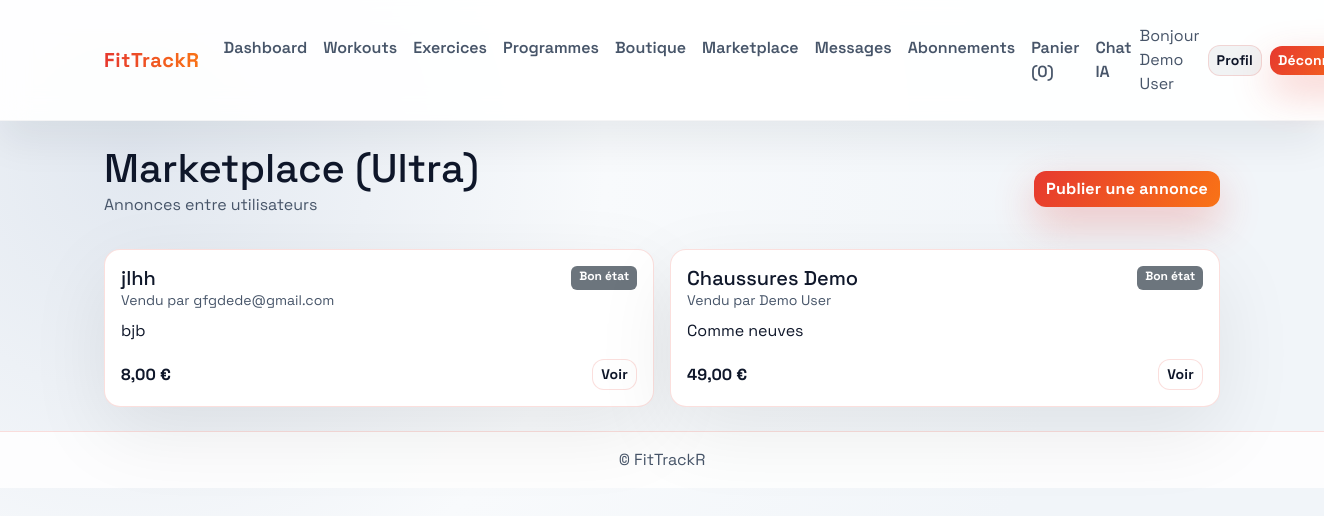
Page /shop/marketplace/ (signed in) on the committed database.
### users/models.py (models this page shows, shortened)
class CustomUser(AbstractBaseUser, PermissionsMixin):
    email = models.EmailField(unique=True)
    first_name = models.CharField(max_length=50, blank=True)
    last_name = models.CharField(max_length=50, blank=True)
    is_staff = models.BooleanField(default=False)
    is_active = models.BooleanField(default=True)
    date_joined = models.DateTimeField(default=timezone.now)
    objects = CustomUserManager()
    USERNAME_FIELD = "email"
    REQUIRED_FIELDS = []
    class Meta:
        ordering = ["-date_joined"]
    @property
    def full_name(self):
        return f"{self.first_name} {self.last_name}".strip() or self.email
    @property
    def active_subscription(self):
        from subscriptions.models import Subscription
        return Subscription.objects.filter(user=self, active=True).select_related("plan").first()

### shop/models.py (models this page shows, shortened)
class MarketplaceListing(models.Model):
    seller = models.ForeignKey(settings.AUTH_USER_MODEL, related_name="listings", on_delete=models.CASCADE)
    title = models.CharField(max_length=200)
    description = models.TextField(blank=True)
    price = models.DecimalField(max_digits=8, decimal_places=2)
    condition = models.CharField(max_length=20, choices=LISTING_CONDITIONS, default="good")
    available = models.BooleanField(default=True)
    created_at = models.DateTimeField(auto_now_add=True)
    class Meta:
        ordering = ["-created_at"]

### shop/views.py (the view)
# urls.py: path("marketplace/", views.marketplace_list, name="marketplace_list"),
@requires_plan("ultra")
def marketplace_list(request):
    listings = (
        MarketplaceListing.objects.filter(available=True)
        .select_related("seller")
        .annotate(avg_score=models.Avg("ratings__score"))
    )
    return render(request, "shop/marketplace_list.html", {"listings": listings})

### messaging/context_processors.py (called while the page is built)
def messaging_counts(request):
    if not request.user.is_authenticated:
        return {}
    inbox_unread = request.user.received_messages.filter(is_read=False).count()
    pending_requests = request.user.received_friend_requests.filter(status="pending").count()
    return {
        "messaging_unread": inbox_unread,
        "messaging_pending_requests": pending_requests,
    }

### shop/cart.py (called while the page is built)
    def __len__(self):
        return sum(self.cart.values())

### shop/context_processors.py (called while the page is built)
def cart(request):
    return {"cart": Cart(request)}

### subscriptions/models.py (called while the page is built)
    @property
    def is_current(self) -> bool:
        today = timezone.now().date()
        return self.active and (self.end_date is None or self.end_date >= today)

### subscriptions/utils.py (called while the page is built)
def ensure_default_plans():
    for plan_data in DEFAULT_PLANS:
        Plan.objects.get_or_create(
            code=plan_data["code"],
            defaults={
                "name": plan_data["name"],
                "level": plan_data["level"],
                "price": plan_data["price"],
                "description": plan_data["description"],
                "workout_limit_per_week": plan_data.get("workout_limit_per_week"),
                "features": plan_data.get("features", ""),
            },
        )

def ensure_free_plan(user):
    ensure_default_plans()
    if Subscription.objects.filter(user=user, active=True).exists():
        return
    free_plan = Plan.objects.get(code="free")
    Subscription.objects.create(user=user, plan=free_plan)

def has_required_plan(user, code: str) -> bool:
    ensure_default_plans()
    if isinstance(code, str):
        try:
            required_plan = Plan.objects.get(code=code)
        except Plan.DoesNotExist:
            return False
    else:
        return False
    current = user.active_subscription
    return bool(current and current.plan.level >= required_plan.level and current.is_current)

### shop/templates/shop/marketplace_list.html (shortened to what this page needs)
{% extends 'base.html' %}
{% block content %}
<div class="d-flex justify-content-between align-items-center mb-3">
    <div>
        <h1 class="mb-0">Marketplace (Ultra)</h1>
        <p class="text-muted">Annonces entre utilisateurs</p>
    </div>
    <a class="btn btn-primary" href="{% url 'shop:marketplace_create' %}">Publier une annonce</a>
</div>
<div class="row g-3">
    {% for listing in listings %}
    <div class="col-md-6">
        <div class="card p-3 h-100">
            <div class="d-flex justify-content-between">
                <h5 class="mb-0">{{ listing.title }}</h5>
                <span class="badge bg-secondary">{{ listing.get_condition_display }}</span>
            </div>
            <div class="text-muted small mb-2">Vendu par {{ listing.seller.full_name|default:listing.seller.email }}</div>
            <p>{{ listing.description|truncatewords:20 }}</p>
            <div class="d-flex justify-content-between align-items-center">
                <strong>{{ listing.price }} €</strong>
                <a class="btn btn-outline-light btn-sm" href="{% url 'shop:marketplace_detail' listing.pk %}">Voir</a>
            </div>
        </div>
    </div>
    {% empty %}
    <p class="text-muted">Aucune annonce pour le moment.</p>
    {% endfor %}
</div>
{% endblock %}

### templates/base.html (shortened to what this page needs)
{% load static %}
<!doctype html>
<html lang="fr">
<head>
    <link href="https://cdn.jsdelivr.net/npm/bootstrap@5.3.3/dist/css/bootstrap.min.css" rel="stylesheet">
    <link rel="stylesheet" href="https://cdn.jsdelivr.net/npm/bootstrap-icons@1.11.3/font/bootstrap-icons.css">
    <link rel="stylesheet" href="{% static 'styles.css' %}">
</head>
<body class="app-body">
    <header>
        <nav class="navbar navbar-expand-lg navbar-light glass-nav sticky-top py-3">
            <div class="container-xl">
                <a class="navbar-brand brand-gradient" href="{% url 'dashboard:home' %}">FitTrackR</a>
                <div class="collapse navbar-collapse" id="navbarNav">
                    <ul class="navbar-nav me-auto mb-2 mb-lg-0">
                        <li class="nav-item"><a class="nav-link nav-link-soft" href="{% url 'dashboard:home' %}">Dashboard</a></li>
                        <li class="nav-item"><a class="nav-link nav-link-soft" href="{% url 'workouts:workout_list' %}">Workouts</a></li>
                        <li class="nav-item"><a class="nav-link nav-link-soft" href="{% url 'workouts:exercise_list' %}">Exercices</a></li>
                        <li class="nav-item"><a class="nav-link nav-link-soft" href="{% url 'programs:program_list' %}">Programmes</a></li>
                        <li class="nav-item"><a class="nav-link nav-link-soft" href="{% url 'shop:product_list' %}">Boutique</a></li>
                        <li class="nav-item"><a class="nav-link nav-link-soft" href="{% url 'shop:marketplace_list' %}">Marketplace</a></li>
                        <li class="nav-item"><a class="nav-link nav-link-soft" href="{% url 'messaging:inbox' %}">Messages</a></li>
                        <li class="nav-item"><a class="nav-link nav-link-soft" href="{% url 'subscriptions:plans' %}">Abonnements</a></li>
                        <li class="nav-item"><a class="nav-link nav-link-soft" href="{% url 'shop:cart_detail' %}">Panier ({{ cart|length }})</a></li>
                        <li class="nav-item"><a class="nav-link nav-link-soft" href="{% url 'dashboard:ai_chat' %}">Chat IA</a></li>
                    </ul>
                    <div class="d-flex align-items-center gap-2">
                        {% if user.is_authenticated %}
                            <span class="navbar-text text-muted">Bonjour {{ user.full_name }}</span>
                            <a class="btn btn-ghost btn-sm" href="{% url 'users:profile' %}">Profil</a>
                            <a class="btn btn-primary btn-sm" href="{% url 'users:logout' %}">Déconnexion</a>
                        {% else %}
                            <a class="btn btn-ghost btn-sm" href="{% url 'users:login' %}">Connexion</a>
                            <a class="btn btn-primary btn-sm" href="{% url 'users:register' %}">Inscription</a>
                        {% endif %}
                    </div>
                </div>
            </div>
        </nav>
    </header>
    <main class="main-shell container-xl py-4">
        {% block content %}{% endblock %}
    </main>
    <footer class="site-footer text-center py-3">© FitTrackR</footer>
</body>
</html>

### static/styles.css (style rules this page uses)
:root { --bg: radial-gradient(circle at 10% 20%, #e2e8f0 0%, #f8fafc 35%, #f1f5f9 70%); --surface: #ffffff; --surface-strong: #f8fafc; --primary: #e6392f; --secondary: #2563eb; --accent: #12b886; --text: #0f172a; --muted: #475569; --border: rgba(230, 57, 47, 0.16); --border-strong: rgba(15, 23, 42, 0.08); --shadow: 0 25px 80px rgba(0, 0, 0, 0.08); --radius: 16px; }
* { box-sizing: border-box; }
body, .app-body { margin: 0; min-height: 100vh; background: var(--bg); color: var(--text); font-family: 'Space Grotesk', 'Segoe UI', sans-serif; }
a { color: var(--primary); text-decoration: none; }
.main-shell { padding-bottom: 3rem; }
.glass-nav { background: rgba(255, 255, 255, 0.92); backdrop-filter: blur(14px); border-bottom: 1px solid rgba(15, 23, 42, 0.04); box-shadow: 0 20px 40px rgba(15, 23, 42, 0.07); }
.navbar-brand { font-weight: 800; letter-spacing: 0.6px; }
.brand-gradient { background: linear-gradient(90deg, var(--primary), #f97316); -webkit-background-clip: text; color: transparent; animation: gradientShift 9s ease infinite; }
.nav-link-soft { color: var(--muted); font-weight: 600; position: relative; padding: 0.35rem 0.75rem; }
.nav-link-soft::after { content: ""; position: absolute; left: 0; bottom: 0.2rem; width: 100%; height: 2px; background: linear-gradient(90deg, var(--primary), var(--secondary)); transform: scaleX(0); transform-origin: left; transition: transform 0.2s ease; }
.site-footer { background: rgba(255, 255, 255, 0.85); border-top: 1px solid var(--border); color: var(--muted); }
.card, .alert, .list-group-item, .table { background: var(--surface); border: 1.5px solid var(--border); box-shadow: var(--shadow); color: var(--text); border-radius: var(--radius); transition: all 0.3s ease; }
.btn, button { border: none; border-radius: 12px; font-weight: 700; letter-spacing: 0.2px; transition: transform 0.1s ease, box-shadow 0.2s ease, background 0.2s ease, color 0.2s ease; }
.btn-primary, button, .btn.btn-primary { background: linear-gradient(120deg, var(--primary), #f97316); color: #fff; box-shadow: 0 16px 40px rgba(230, 57, 47, 0.28); border: none; }
.btn-ghost { background: rgba(15, 23, 42, 0.05); color: var(--text); border: 1px solid var(--border); }
.btn-outline-light { border: 1px solid var(--border); color: var(--text); background: #fff; }
.muted, .text-muted { color: var(--muted) !important; }

### rows in the picture
CustomUser: full_name "Demo User"
MarketplaceListing: title "jlhh", condition "Bon état", seller.full_name "gfgdede@gmail.com", description "bjb", price "8,00"
MarketplaceListing: title "Chaussures Demo", condition "Bon état", seller.full_name "Demo User", description "Comme neuves", price "49,00"

### other values in the picture
{{ cart|length }} "0"
